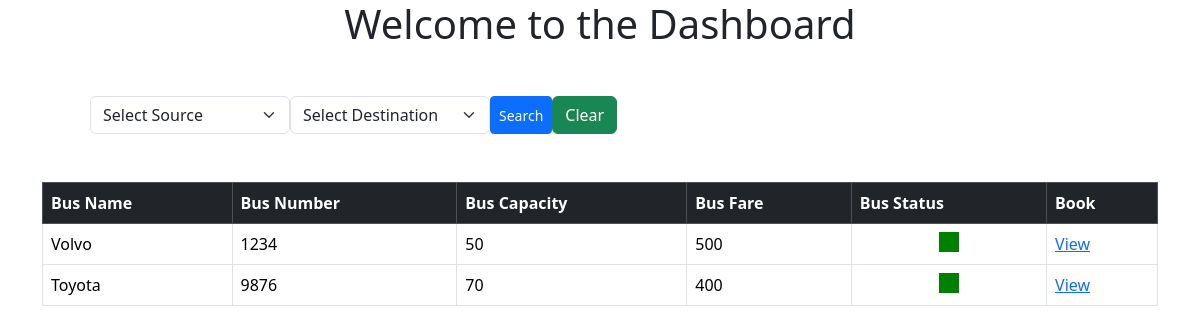
The page /bus/dashboard/ (signed in) on the database its author committed.
### bus/models.py (models this page shows, shortened)
class Bus(models.Model):
    bus_id = models.AutoField(primary_key=True)
    bus_name = models.CharField(max_length=50)
    bus_number = models.CharField(max_length=10)
    bus_capacity = models.IntegerField()
    bus_fare = models.IntegerField()
    reserved = models.IntegerField(default=0)

### bus/user_views.py (the view, shortened to what this page needs)
# urls.py: path('dashboard/', user_views.dashboard, name='dashboard'),
@login_required
def dashboard(request):
    stations = Station.objects.all()
    buses = Bus.objects.all()
    for bus in buses:
        percent = bus.reserved/bus.bus_capacity * 100
        if percent > 80:
            bus.color = "red"
        elif percent > 40:
            bus.color = "yellow"
        else:
            bus.color = "green"
    return render(request, "dashboard.html",{
        'stations': stations,
        'buses': buses
    })

### bus/templates/dashboard.html (shortened to what this page needs)
<!DOCTYPE html>
<html>
    <head>
    <link href="https://cdn.jsdelivr.net/npm/bootstrap@5.3.2/dist/css/bootstrap.min.css" rel="stylesheet">
    </head>
    <body class="container">
        <div class="d-flex align-items-center">
            <h1 class="m-auto">Welcome to the Dashboard</h1>
        </div>
        <form action="/bus/dashboard/" method="post" class="d-flex m-5">
            <select name="source_id" class="form-select" style="max-width: 200px;">
                <option value="">Select Source</option>
            </select>
            <select name="destination_id" class="form-select" style="max-width: 200px;">
                <option value="">Select Destination</option>
            </select>
            <input type="submit" value="Search" class="btn btn-primary btn-sm">
            <a href="/bus/dashboard"><button type="button" class="btn btn-success">Clear</button></a>
        </form>
        {% if buses %}
        <table class="table table-strped table-bordered">
            <thead class="table-dark">
                <th>Bus Name</th>
                <th>Bus Number</th>
                <th>Bus Capacity</th>
                <th>Bus Fare</th>
                <th>Bus Status</th>
                <th>Book</th>
            </thead>
            {% for bus in buses %}
            <tr>
                <td>{{ bus.bus_name }}</td>
                <td>{{ bus.bus_number }}</td>
                <td>{{ bus.bus_capacity }}</td>
                <td>{{ bus.bus_fare }}</td>
                <td>
                    <div style="width: 20px; height: 20px; background: {{ bus.color }}; margin: auto">
                    </div>
                </td>
                <td><a href="/bus/bus_details/{{ bus.bus_id }}">View</a></td>
            </tr>
            {% endfor %}
        </table>
        {% endif %}
    </body>
</html>

### rows shown on the page
Bus: bus_name "Volvo", bus_number "1234", bus_capacity "50", bus_fare "500"
Bus: bus_name "Toyota", bus_number "9876", bus_capacity "70", bus_fare "400"
